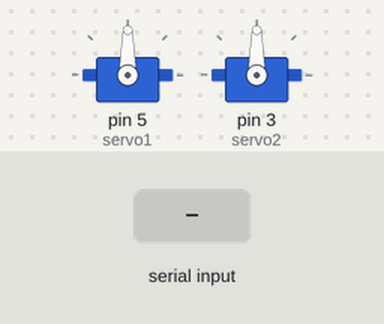
A sketch run on a simulated Arduino Uno, built with avr-gcc and run on an emulated ATmega328P. Shown: 2 × servo. The inputs (shaded band) are chosen by the test bench.

Above: at 1.2 s.
1.3 s: "90,45\n" received over Serial
At 2.5 s:
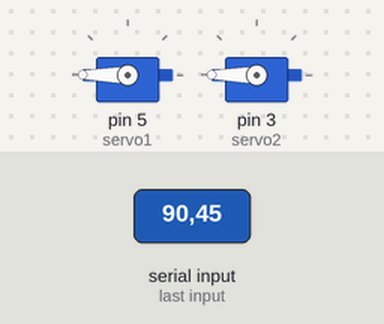
2.8 s: "5\n" received over Serial
At 3.7 s:
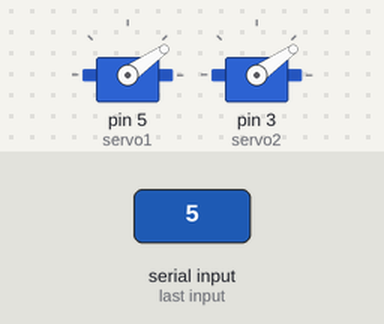
4.3 s: "200\n" received over Serial
At 4.9 s:
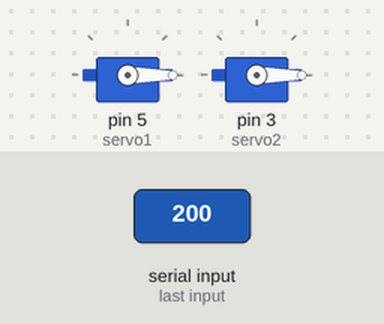
5.8 s: "30,150\n" received over Serial
At 6.1 s:
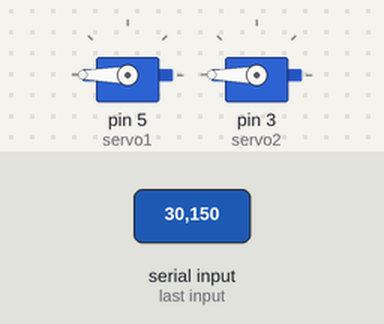
Timing chart, 0 to 8.3 s (numbered marks = the images above; inputs shaded):
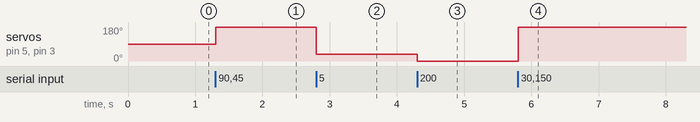

The sketch:

test.ino
```cpp
#include <Servo.h>

Servo servo1;
Servo servo2;

void setup()
{
  Serial.begin(9600);  // start serial communication at 9600bps
  servo1.attach(5);  // attaches the servo on pin 5 to the servo object
  servo2.attach(3);  // attaches the servo on pin 3 to the servo object
}

void loop()
{
  if (Serial.available() > 0) {
    String data = Serial.readStringUntil('\n');  // read the incoming data as string until newline character
    int commaIndex = data.indexOf(',');  // find the index of the comma separator
    String x_str = data.substring(0, commaIndex);  // extract the x value substring
    String y_str = data.substring(commaIndex + 1);  // extract the y value substring
    float x = x_str.toFloat();  // convert the x value to float
    float y = y_str.toFloat();  // convert the y value to float

    int angle1 = x * 180;  // map from 0-1 to 0-180 degrees
    int angle2 = y * 180;  // map from 0-1 to 0-180 degrees

    servo1.write(angle1);  // set the servo position
    servo2.write(angle2);  // set the servo position
  }
}
```

Measured:
- after the input at 1.3 s, servo on pin 5 (servo1), servo on pin 3 (servo2): 90° → 180° at once
- after the input at 2.8 s, servo on pin 5 (servo1), servo on pin 3 (servo2): 180° → 35° at once
- after the input at 4.3 s, servo on pin 5 (servo1), servo on pin 3 (servo2): 35° → 0° at once
- after the input at 5.8 s, servo on pin 5 (servo1), servo on pin 3 (servo2): 0° → 180° at once
